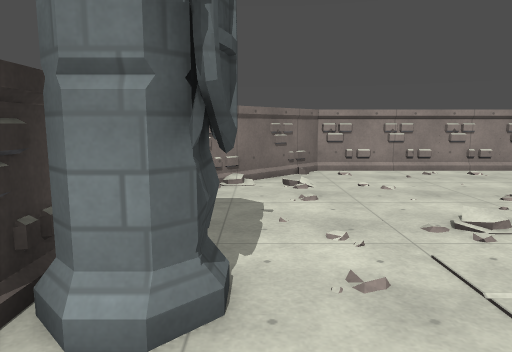
[1] (above)

16 first-person views from a walk through a Godot game level. The camera is 1.5 m above the floor, tilts 8° down and sees 70° across. The floor is counted in squares, 1 m on a side. Each view is taken from the middle of a square. On the plan, view 1 faces up. The plan holds only what a view shows up to about 16 squares ahead; the rest is blank. Surface patterns are stand-ins for the level's own textures.

[2]
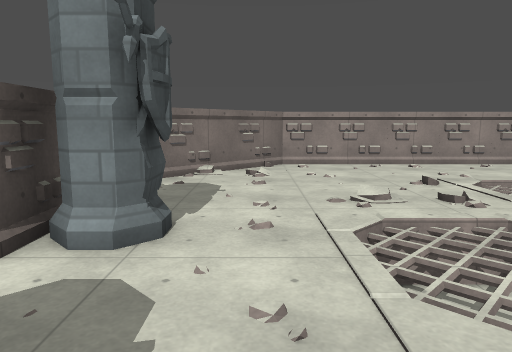

[3]
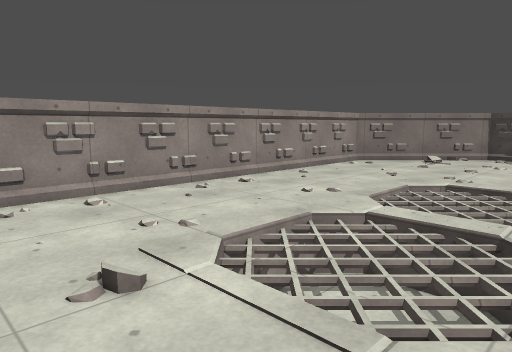

[4]
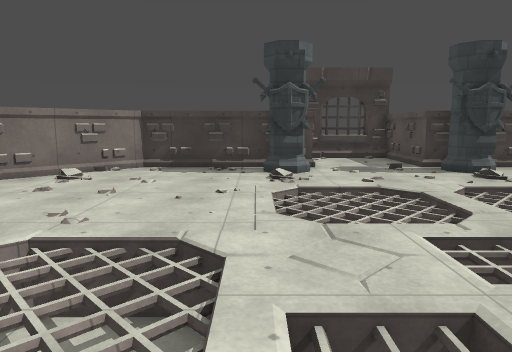

[5]
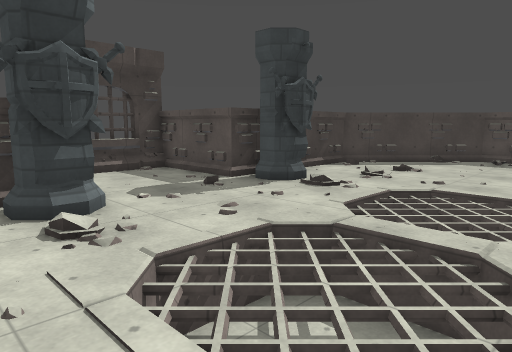

[6]
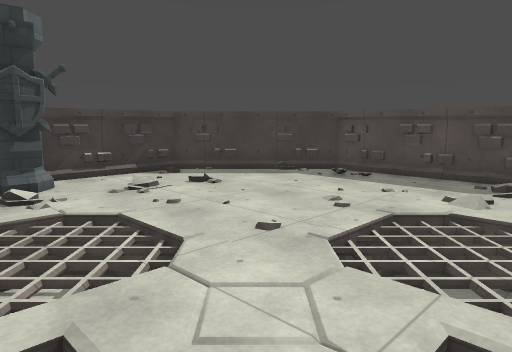

[7]
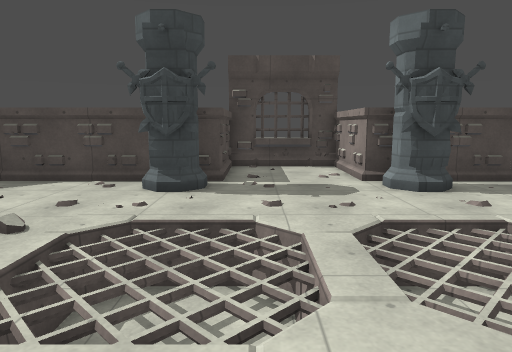

[8]
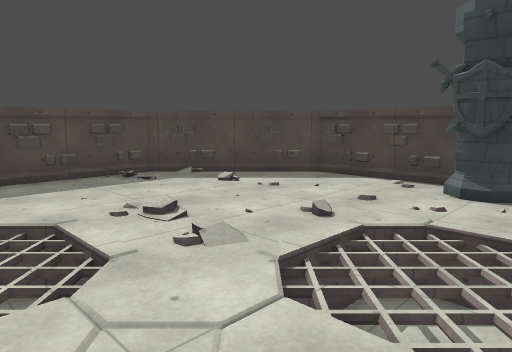

[9]
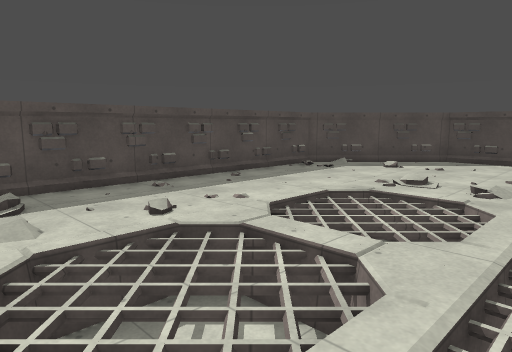

[10]
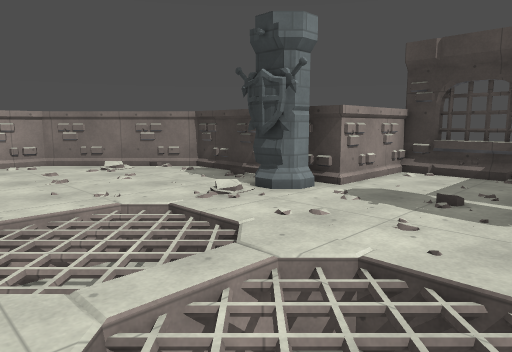

[11]
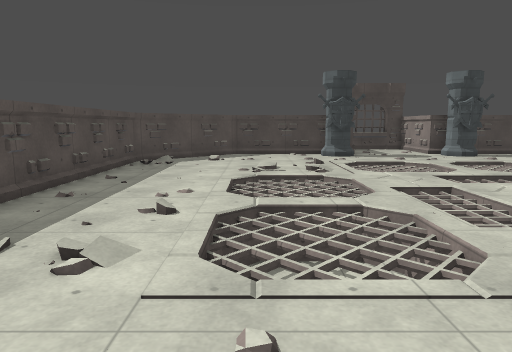

[12]
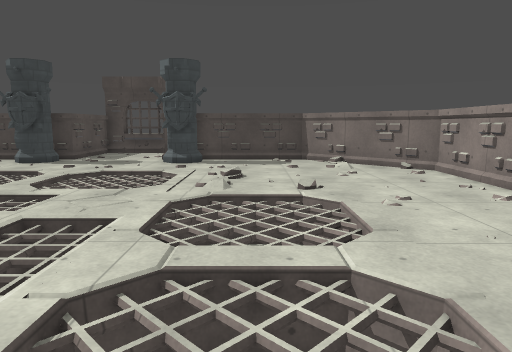

[13]
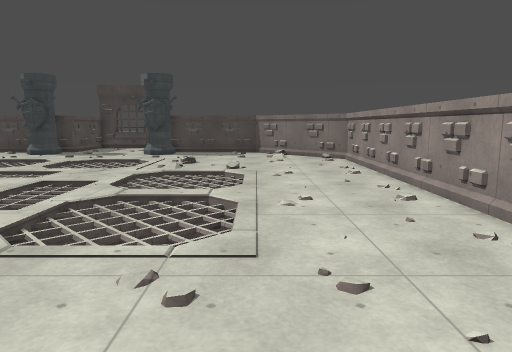

[14]
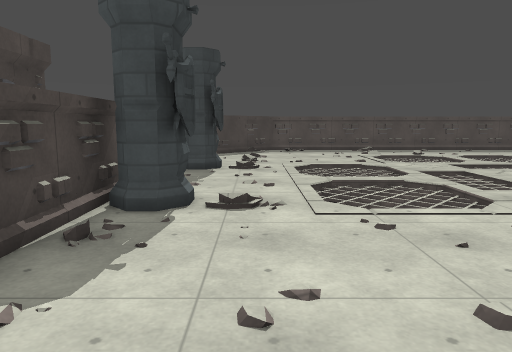

[15]
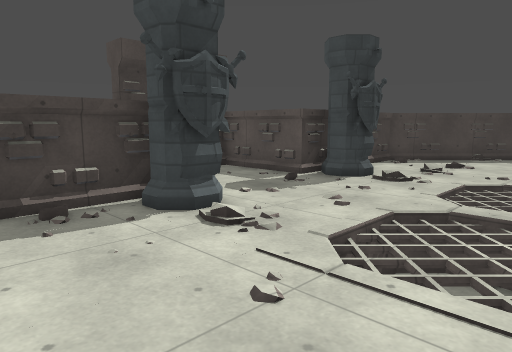

[16]
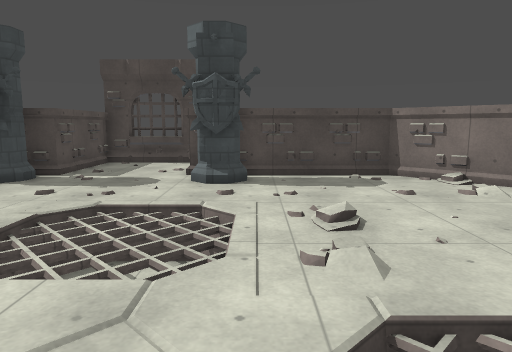

### Floor plan
Key: @ floor where view 1 was taken; # wall or solid block; . floor; / step, stairs or slope; ^ raised ledge; v drop or lower ground; P pillar.
Columns run from 6 left of view 1 to 26 right of it. Each row starts with its distance up from view 1.
 12        ###################
 11       ## ................##
 10      ##...................##
  9     ##./.................. ##
  8     #.......................#
  7     #........vvv.vvv........#
  6     #........vvv.vvv........#
  5     #....///.vvv.vvv........#
  4     #........./////.........#
  3     ##P..vvv../vvv/..vvv..P##
  2 #####....vvv/////////vvv....#####
  1 #........vvv/v//   v/vvv........#
  0 ^.....@...../v    /v/...........^
 -1 # .......vvv/v/. ./v/vvv........#
 -2 #####....vvv/////////vvv....#####
 -3     ##P..vvv../vvv/..vvv..P##
 -4     #........./////.........#
 -5     #....../.vvv.vvv...../..#
 -6     #....../.vvv.vvv...../..#
 -7     #....../.vvv.vvv...../..#
 -8     #.......................#
 -9     ##............./.......##
-10      ##............/......##
-11       ##.........../.....##
-12        ###################

Positions as (right, up) in squares from view 1, and headings:
1: (0, 0), facing up
2: (1, -2), facing up
3: (4, 4), facing up-right
4: (9, 4), facing right
5: (14, 5), facing down-right
6: (11, -1), facing down-right
7: (8, -1), facing left
8: (8, -1), facing down-left
9: (14, -3), facing down-left
10: (14, -3), facing up-right
11: (17, -7), facing left
12: (14, 6), facing left
13: (18, 8), facing left
14: (19, 10), facing down
15: (15, 7), facing down-right
16: (9, 4), facing left
